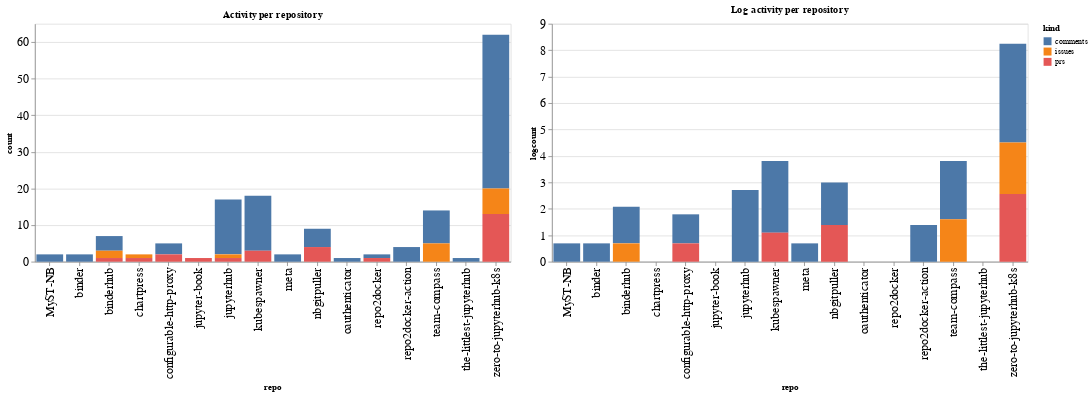

Notebook source saved alongside this figure:
### Code cell
ch1 = alt.Chart(repo_summaries, width=600, title="Activity per repository").mark_bar().encode(
    x='repo',
    y='count',
    color='kind',
    tooltip="kind"
)

ch2 = alt.Chart(repo_summaries, width=600, title="Log activity per repository").mark_bar().encode(
    x='repo',
    y='logcount',
    color='kind',
    tooltip="kind"
)

ch1 | ch2

### Figure 1 — Vega-Lite specification as saved in the notebook (floating-point values rounded to 4 significant figures)
{"config": {"axisLeft": {"labelFontSize": 15}, "axisBottom": {"labelFontSize": 15}}, "hconcat": [{"mark": "bar", "encoding": {"color": {"type": "nominal", "field": "kind"}, "tooltip": {"type": "nominal", "field": "kind"}, "x": {"type": "nominal", "field": "repo"}, "y": {"type": "quantitative", "field": "count"}}, "title": "Activity per repository", "width": 600}, {"mark": "bar", "encoding": {"color": {"type": "nominal", "field": "kind"}, "tooltip": {"type": "nominal", "field": "kind"}, "x": {"type": "nominal", "field": "repo"}, "y": {"type": "quantitative", "field": "logcount"}}, "title": "Log activity per repository", "width": 600}], "data": {"name": "data-c12a61f644a9fee294775d99bd1af3d8"}, "$schema": "https://vega.github.io/schema/vega-lite/v4.8.1.json", "datasets": {"data-c12a61f644a9fee294775d99bd1af3d8": [{"repo": "MyST-NB", "kind": "comments", "count": 2, "logcount": 0.6931}, {"repo": "binder", "kind": "comments", "count": 2, "logcount": 0.6931}, {"repo": "binderhub", "kind": "comments", "count": 4, "logcount": 1.386}, {"repo": "binderhub", "kind": "issues", "count": 2, "logcount": 0.6931}, {"repo": "binderhub", "kind": "prs", "count": 1, "logcount": 0.0}, {"repo": "chartpress", "kind": "issues", "count": 1, "logcount": 0.0}, {"repo": "chartpress", "kind": "prs", "count": 1, "logcount": 0.0}, {"repo": "configurable-http-proxy", "kind": "comments", "count": 3, "logcount": 1.099}, {"repo": "configurable-http-proxy", "kind": "prs", "count": 2, "logcount": 0.6931}, {"repo": "jupyter-book", "kind": "prs", "count": 1, "logcount": 0.0}, {"repo": "jupyterhub", "kind": "comments", "count": 15, "logcount": 2.708}, {"repo": "jupyterhub", "kind": "issues", "count": 1, "logcount": 0.0}, {"repo": "jupyterhub", "kind": "prs", "count": 1, "logcount": 0.0}, {"repo": "kubespawner", "kind": "comments", "count": 15, "logcount": 2.708}, {"repo": "kubespawner", "kind": "prs", "count": 3, "logcount": 1.099}, {"repo": "meta", "kind": "comments", "count": 2, "logcount": 0.6931}, {"repo": "nbgitpuller", "kind": "comments", "count": 5, "logcount": 1.609}, {"repo": "nbgitpuller", "kind": "prs", "count": 4, "logcount": 1.386}, {"repo": "oauthenticator", "kind": "comments", "count": 1, "logcount": 0.0}, {"repo": "repo2docker", "kind": "comments", "count": 1, "logcount": 0.0}, {"repo": "repo2docker", "kind": "prs", "count": 1, "logcount": 0.0}, {"repo": "repo2docker-action", "kind": "comments", "count": 4, "logcount": 1.386}, {"repo": "team-compass", "kind": "comments", "count": 9, "logcount": 2.197}, {"repo": "team-compass", "kind": "issues", "count": 5, "logcount": 1.609}, {"repo": "the-littlest-jupyterhub", "kind": "comments", "count": 1, "logcount": 0.0}, {"repo": "zero-to-jupyterhub-k8s", "kind": "comments", "count": 42, "logcount": 3.738}, {"repo": "zero-to-jupyterhub-k8s", "kind": "issues", "count": 7, "logcount": 1.946}, {"repo": "zero-to-jupyterhub-k8s", "kind": "prs", "count": 13, "logcount": 2.565}]}}
